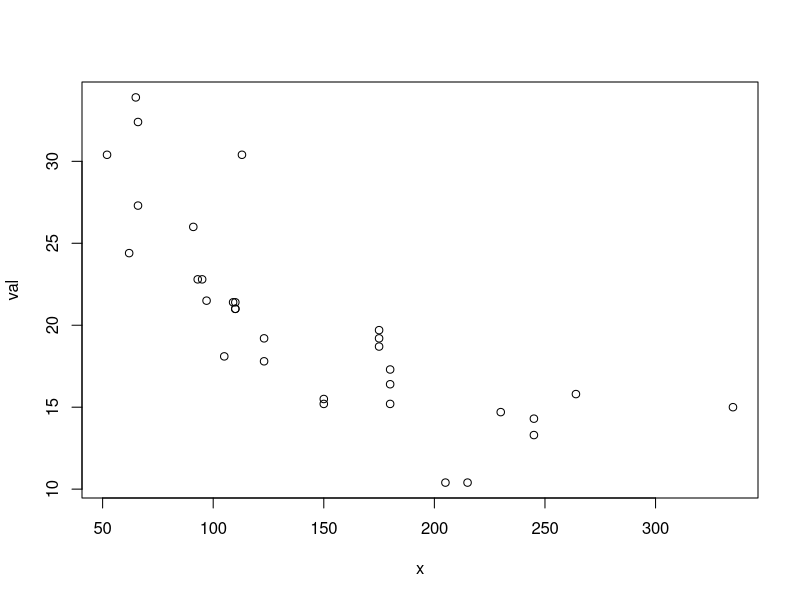
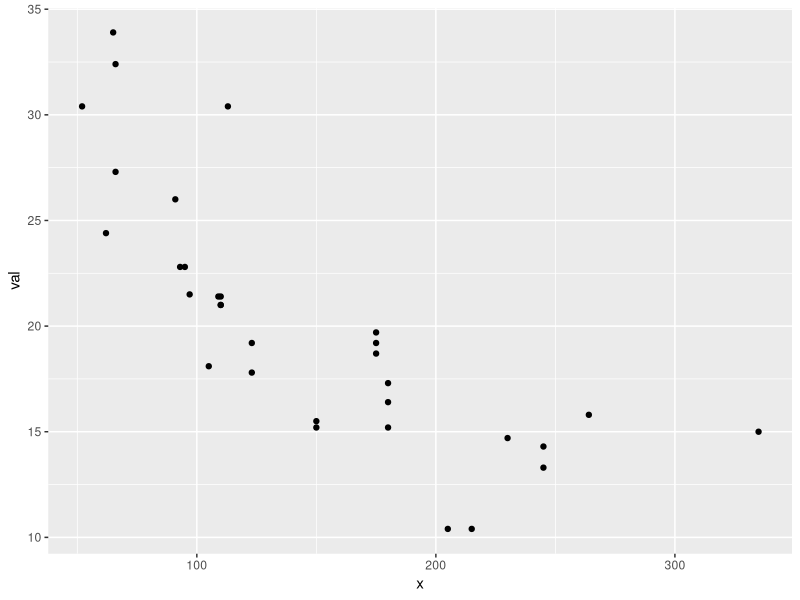
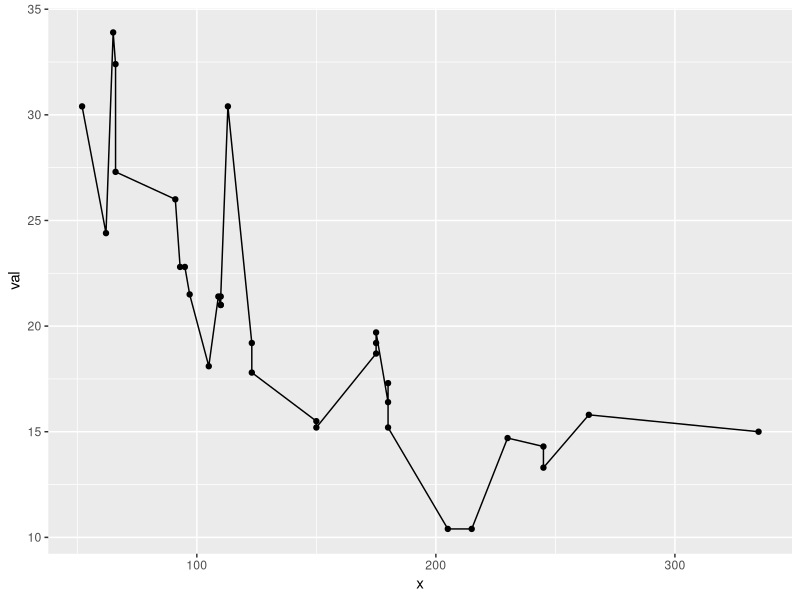
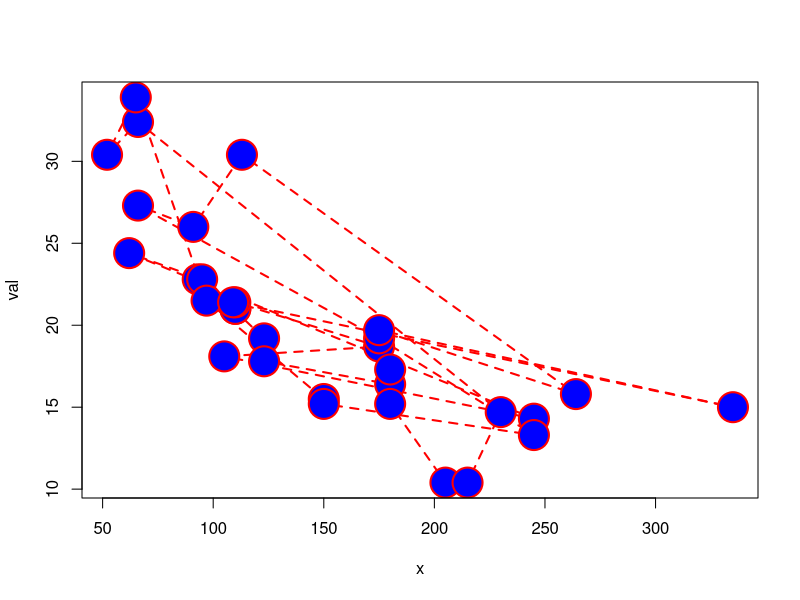
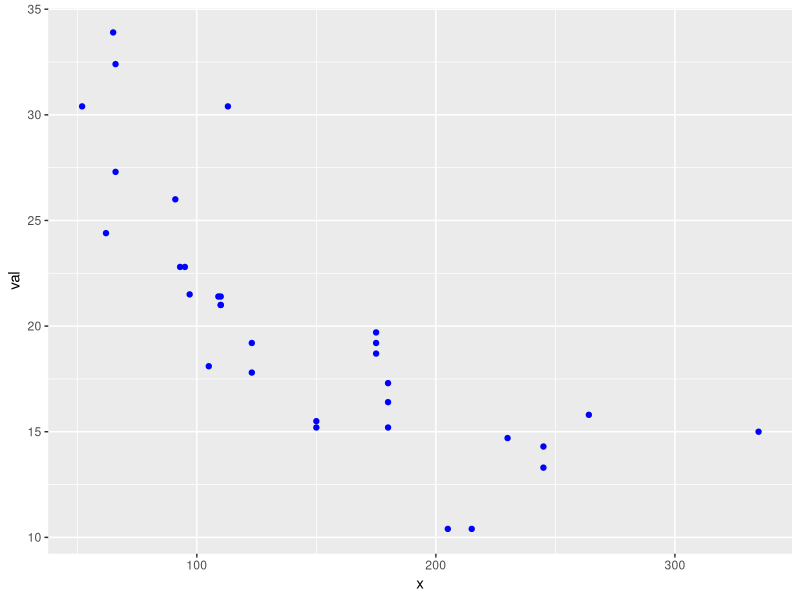
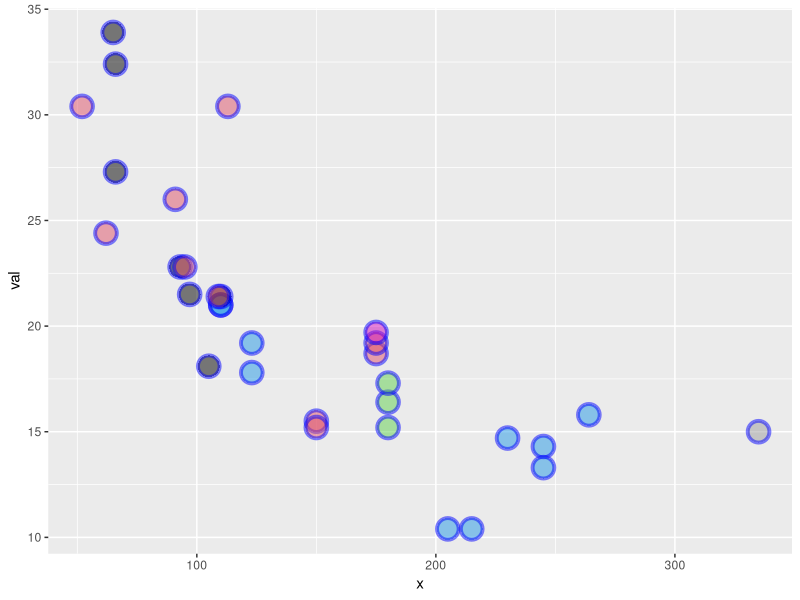
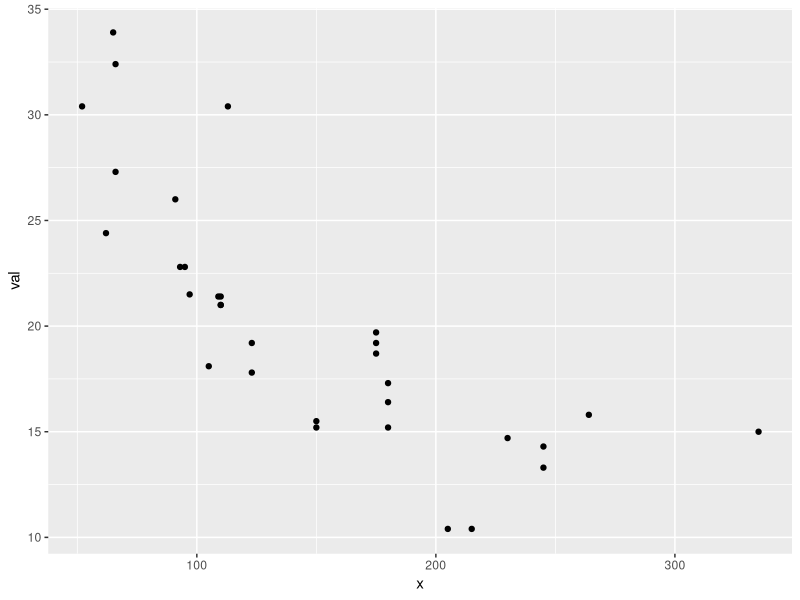
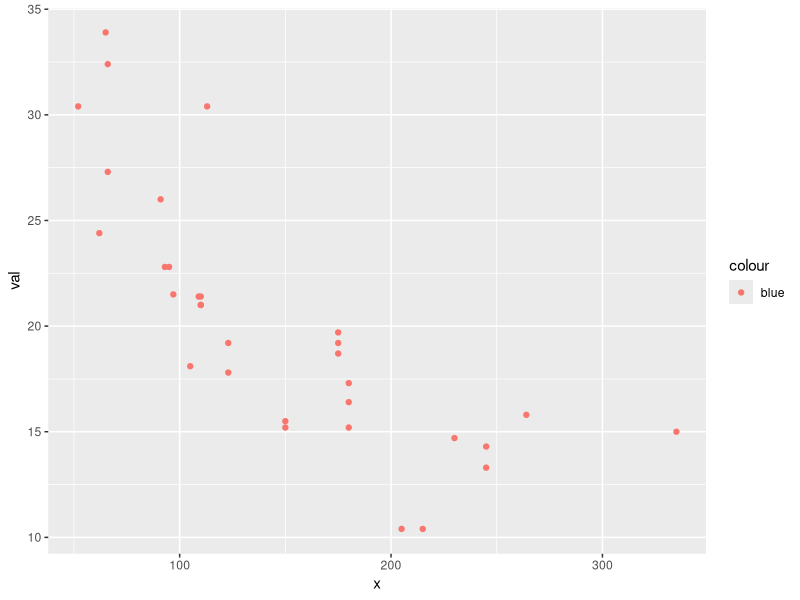

R code for these plots, in order:
## ---- chunk 1
knitr::opts_chunk$set(echo = TRUE)
## ---- chunk 2
library(ggplot2)
## ---- chunk 3
val <- mtcars$mpg
x <- mtcars$hp
plot(x, val, type="p")
## ---- chunk 4
df <- data.frame(x=mtcars$hp, val=mtcars$mpg)
p1 <- ggplot(df, aes(x=x, y=val)) #set up data and x and y
p2 <- p1 + geom_point() # Tell it what to do with that (add a line)
p2 # plot it
## ---- chunk 5
class(p1)
class(p2)
## ---- chunk 6
p2 + geom_line()
## ---- chunk 7
plot(x, val, type="b", lwd=2, lty=2,
     pch=21, col="red", cex=4, bg="blue")
## ---- chunk 8
ggplot(df, aes(x=x, y=val)) + geom_point(col="blue")
## ---- chunk 9
ggplot(df, aes(x=x, y=val)) + 
  geom_point(shape=21, col="blue", fill=mtcars$carb, size=6, alpha=.5, stroke=2)
## ---- chunk 10
ggplot(df, aes(x=x, y=val), col="blue") + geom_point()
## ---- chunk 11
ggplot(df, aes(x=x, y=val, color="blue")) + geom_point()
## ---- chunk 12
ggplot(df, aes(x=x, y=val, col="blue")) + geom_point(col="blue")
## ---- chunk 13
ggplot(df, aes(x=x, y=val)) + geom_point(aes(color="blue"))
## ---- chunk 14
p1 <- ggplot(df, aes(x=x, y=val)) + 
  geom_line(col="blue", size=2) +
  geom_point(col="red", size=3)
p1
## ---- chunk 15
p1 + geom_col(alpha=0.5)
## ---- chunk 16
plot(x, val, type="p", xlab="time", ylab="value",
     xlim=c(100,200), ylim=c(0,40), main="plot plot")
## ---- chunk 17
ggplot(df, aes(x=x, y=val)) +
  geom_point() +
  xlab("time") + ylab("value") +
  ggtitle("ggplot plot") +
  xlim(c(100,200)) + ylim(c(0,40))
## ---- chunk 18
p1 + theme_classic()
## ---- chunk 19
val2 <- val+10
plot(x, val, ylim=c(0,50))
lines(x[order(x)], val2[order(x)])
## ---- chunk 20
df2 <- data.frame(x=x, val2=val+10)
ggplot(data=df, aes(x=x, y=val)) +
  geom_point() +
  geom_line(data=df2, aes(x=x, y=val2))
## ---- chunk 21
ggplot(data=df, aes(x=x, y=val)) +
  geom_point() +
  geom_line(data=df2, aes(x=x, y=val))
## ---- chunk 22
ggplot() +
  geom_point(data=df, aes(x=x, y=val)) +
  geom_line(data=df2, aes(x=x, y=val2))
## ---- chunk 23
ggplot() +
  geom_point(data=df, aes(x=x, y=val, col="df", linetype="df")) +
  geom_line(data=df2, aes(x=x, y=val2, col="df2", linetype="df2")) +
  scale_color_manual("name", values=c("blue", "black")) +
  scale_linetype_manual("name",values=c(0,1))
## ---- chunk 24
df1 <- data.frame(x=x, val=val, name="df1")
df2 <- data.frame(x=x, val=val+10, name="df2")
df3 <- rbind(df1, df2)
ggplot(df3, aes(x=x, y=val, col=name, shape=name)) + 
  geom_line() +
  geom_point()
## ---- chunk 25
ggplot(df3, aes(x=x, y=val)) + 
  geom_line(aes(col=name)) +
  geom_point(aes(shape=name))
## ---- chunk 26
ggplot(df3, aes(x=x, y=val)) + 
  geom_line(aes(col=name, linetype=name)) +
  geom_point(aes(shape=name)) +
  scale_color_manual("name", values=c("blue", "black")) +
  scale_shape_manual("name",values=c(NA,1)) +
  scale_linetype_manual("name",values=c(1,0))
## ---- chunk 27
df4 <- data.frame(x=1:10, y=c(1,NA,NA,4:10), name=rep(c("a","b"),5))
ggplot(df4, aes(x=x, y=y, col=name)) + 
  geom_point()
## ---- chunk 28
ggplot(df4, aes(x=x, y=y, col=name)) + 
  geom_point(na.rm=TRUE)
## ---- chunk 29
par(mfrow=c(2,2))
t <- 1:10
val <- rnorm(10)
plot(t, val, type="b")
plot(t, val+100, type="l")
plot(t, 100*val, type="p")
barplot(1:4, 1:4, type="b")
## ---- chunk 30
library(gridExtra)
df <- data.frame(t = 1:10, val = rnorm(10))
p1 <- ggplot(df, aes(x=t, y=val)) + geom_line() + geom_point()
p2 <- ggplot(df, aes(x=t, y=val+100)) + geom_line()
p3 <- ggplot(df, aes(x=t, y=100*val)) + geom_point()
df2 <- data.frame(t = 1:4, val = 1:4, se=.1*(1:4))
p4 <- ggplot(df2, aes(x=t, y=val)) + geom_col()
gridExtra::grid.arrange(p1, p2, p3, p4)
## ---- chunk 31
gridExtra::grid.arrange(p1+geom_smooth(method="lm"), 
                        p4+geom_errorbar(aes(ymin=val-se, ymax=val+se), width=0.3), ncol=1)
## ---- chunk 32
df1 <- data.frame(t=t, val=val, name="df1")
df2 <- data.frame(t=t, val=val+1, name="df2")
df <- rbind(df1, df2)
p1 <- ggplot(df, aes(x=t, y=val, col=name)) + geom_line()
p1
## ---- chunk 33
p1 + facet_wrap(~name)
## ---- chunk 34
head(mpg)
## ---- chunk 35
pc <- ggplot(mpg, aes(x=cyl, y=cty)) + geom_point()
pc
## ---- chunk 36
pc + facet_wrap(~class)
## ---- chunk 37
pc + facet_wrap(~class, scales="free") + geom_smooth(method="lm")
## ---- chunk 38
pf <- pc + facet_wrap(~class)
grid.arrange( p1, pf, ncol=2)
## ---- chunk 39
pf <- pc + facet_wrap(~class)
grid.arrange(
  p1+ggtitle("All the classes"), 
  pf+theme_bw()+ylab("City mpg"),
  ncol=2)
